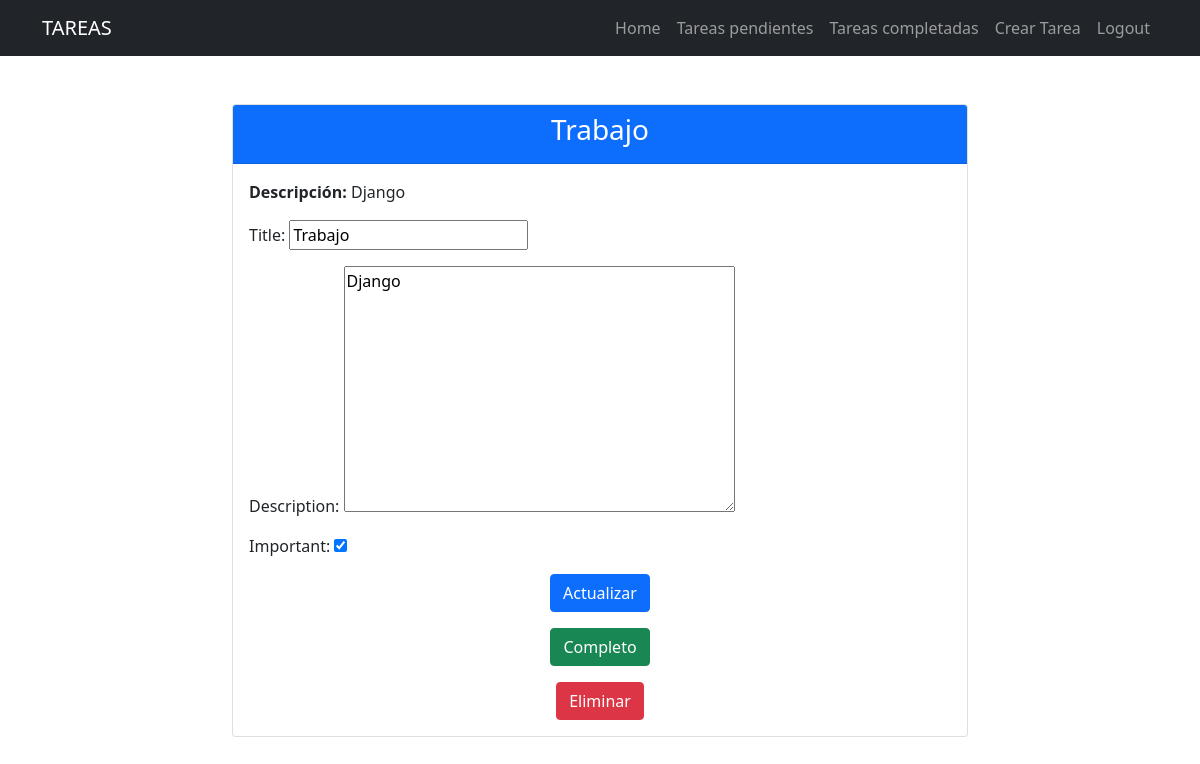
Before: /tasks/3/ (signed in) with the older database file.
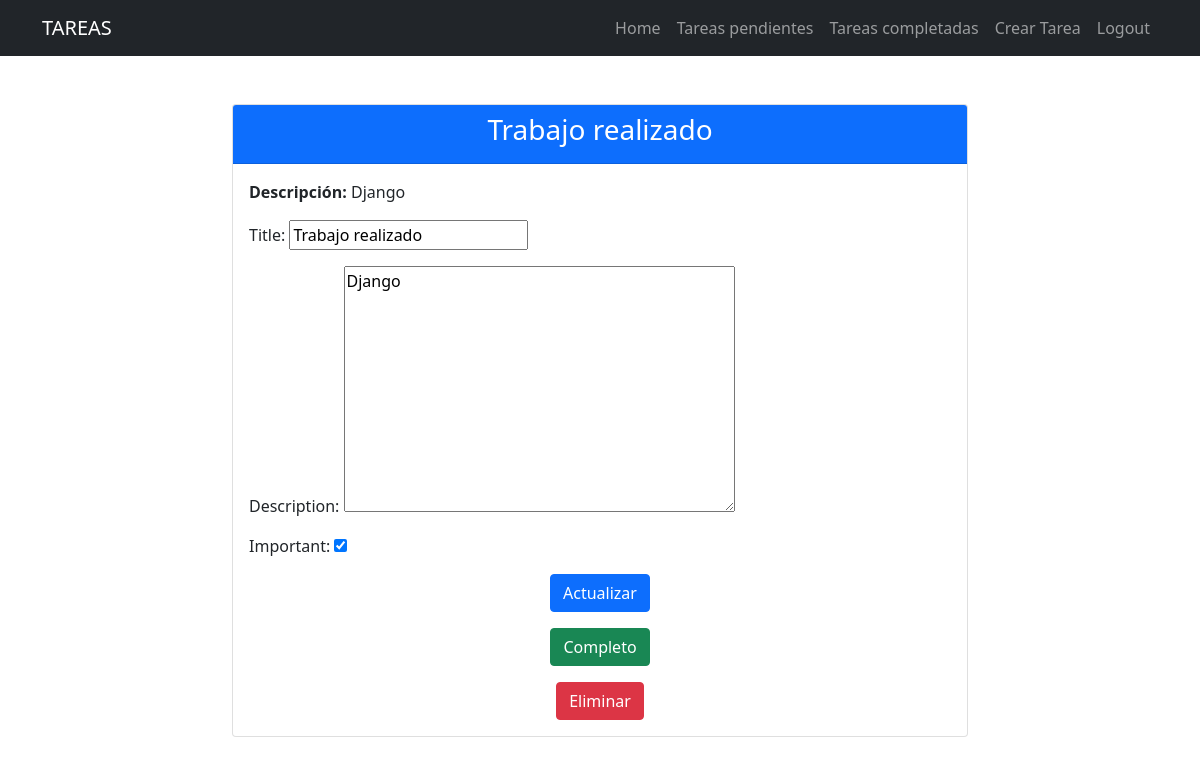
After: the same page with the newer database file.
### tasks/models.py (models this page shows, shortened)
class Task(models.Model):
    title = models.CharField(max_length=100)
    description= models.TextField(blank=True)
    created= models.DateTimeField(auto_now_add=True)
    datecompleted= models.DateTimeField(null=True, blank=True)
    important= models.BooleanField(default=False)
    user= models.ForeignKey(User, on_delete=models.CASCADE)

### tasks/views.py (the view, shortened to what this page needs)
# urls.py: path('tasks/<int:task_id>/', views.task_detail, name='task_detail'),
@login_required
def task_detail(request, task_id):
    if request.method == 'GET' :
        task = get_object_or_404(Task,pk=task_id, user=request.user)
        form = TaskForm(instance=task)
        return render(request, 'task_detail.html', {'task': task, 'form': form})

### tasks/forms.py
class TaskForm(ModelForm):
    class Meta:
        model = Task
        fields = ['title', 'description', 'important']

### tasks/templates/task_detail.html (shortened to what this page needs)
{% extends 'base.html' %}
{% block content %}
<main class="container mt-5">
    <div class="row justify-content-center">
        <div class="col-md-8">
            <div class="card">
                <div class="card-header bg-primary text-white">
                    <h3 class="text-center">{{ task.title }}</h3>
                </div>
                <div class="card-body">
                    <p><strong>Descripción:</strong> {{ task.description }}</p>
                    <form method="POST" class="mb-3">
                        {{ form.as_p }}
                        <div class="text-center">
                            <button type="submit" class="btn btn-primary">Actualizar</button>
                        </div>
                    </form>
                    <form action="{% url 'complete_task' task.id %}" method="POST" class="mb-3">
                        <div class="text-center">
                            <button type="submit" class="btn btn-success">Completo</button>
                        </div>
                    </form>
                    <form action="{% url 'delete_task' task.id %}" method="POST">
                        <div class="text-center">
                            <button type="submit" class="btn btn-danger">Eliminar</button>
                        </div>
                    </form>
                </div>
            </div>
        </div>
    </div>
</main>
{% endblock %}

Changed rows visible on the page:
changed Task "Django": title "Trabajo" → "Trabajo realizado"
